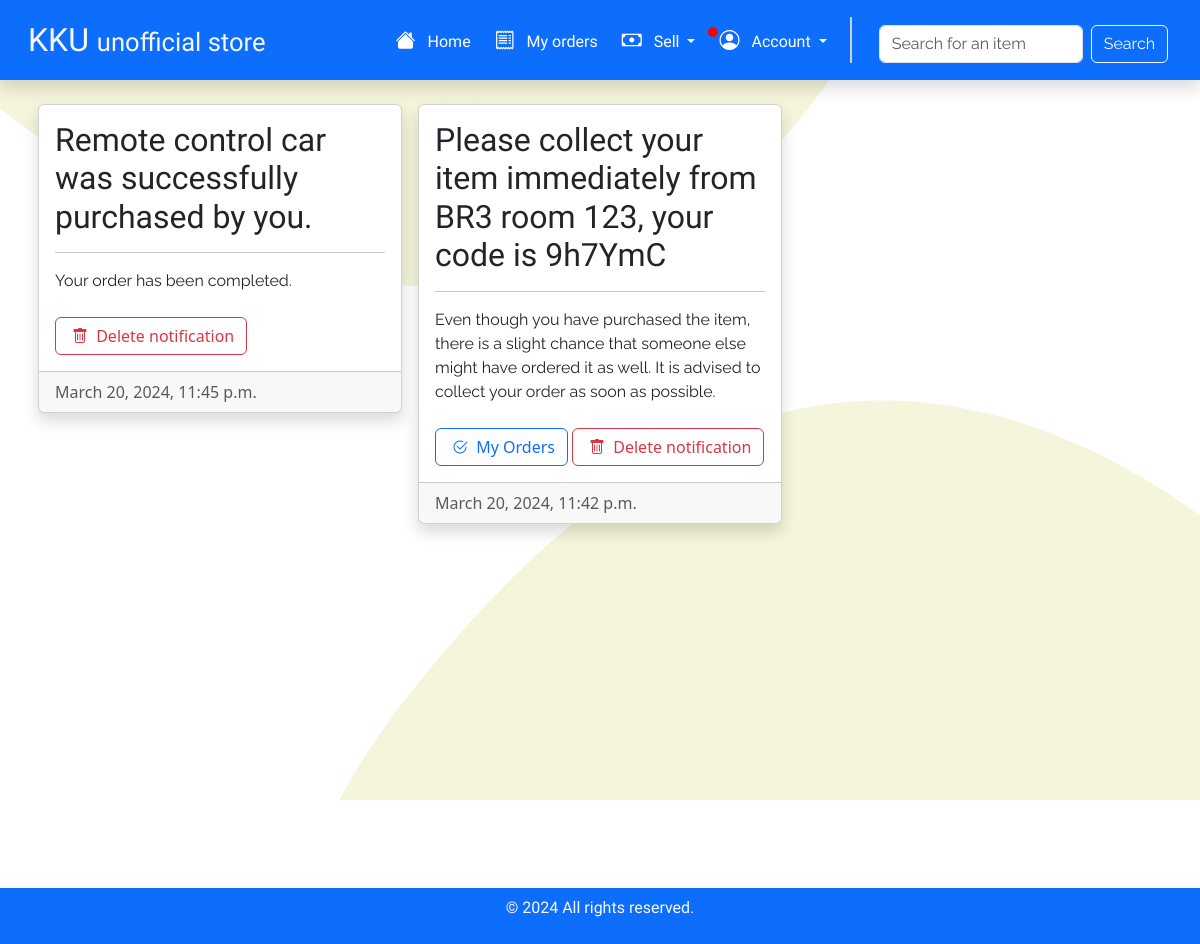
/notifications/ (signed in), run on an earlier commit of the app's database.
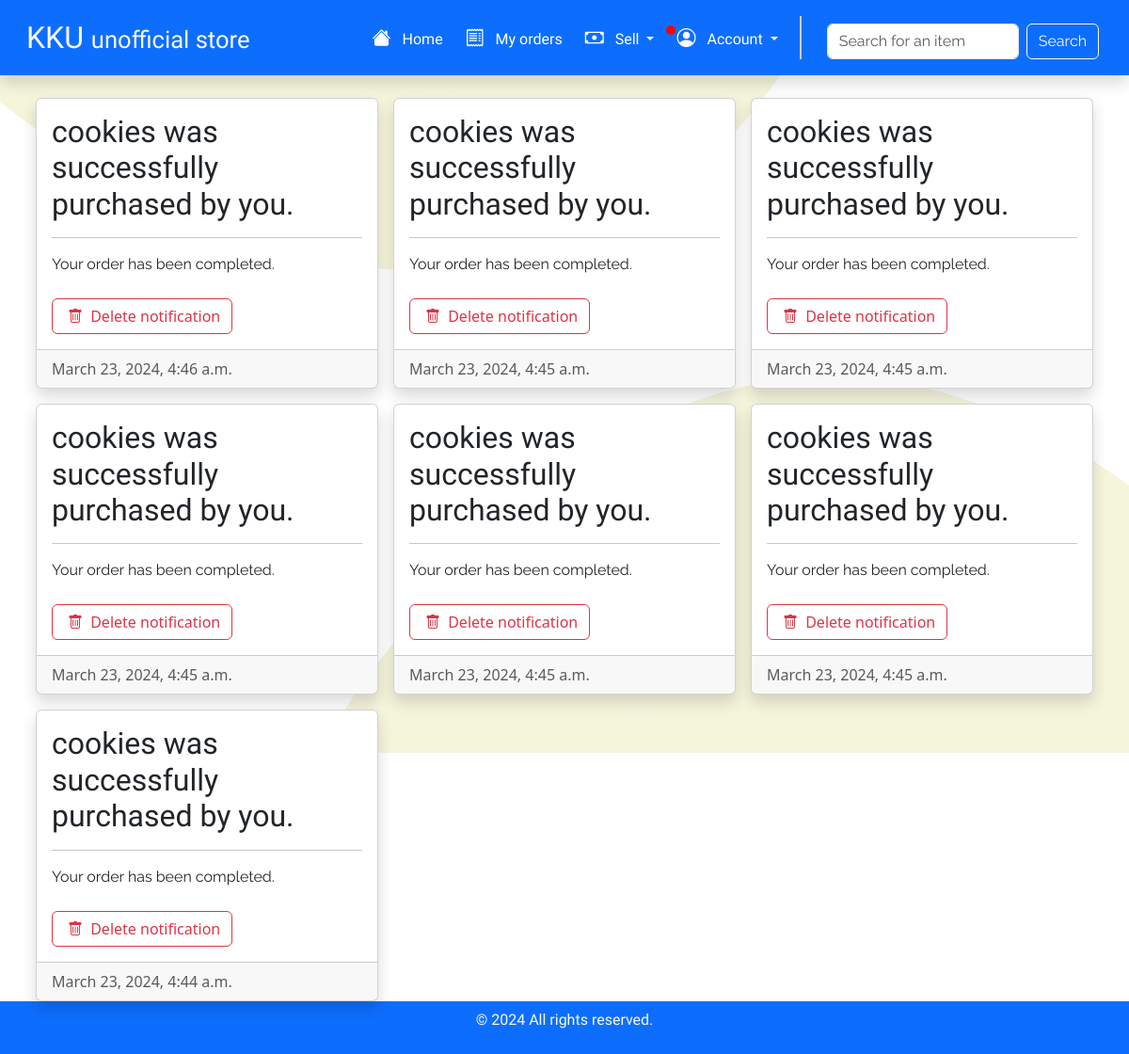
And on a later commit of the database.
### shop/models.py (models this page shows, shortened)
class UserNotification(models.Model):
    username = models.CharField(max_length=128)
    title = models.CharField(max_length=100)
    body = models.CharField(max_length=100)
    date = models.DateTimeField(default=timezone.now)
    task = models.CharField(max_length=20)
    unread = models.BooleanField(default=True)

### shop/views.py (the view)
# urls.py: path('notifications/', views.notifications, name='notifications'),
def notifications(request):
    notifications = UserNotification.objects.filter(username=request.user.username).order_by('-date')
    for notification in notifications:
        notification.unread = False
        notification.save()
    return render(request, "notifications.html", {"notifications": notifications})

### shop/templates/notifications.html (shortened to what this page needs)
{% extends 'layout.html' %}
{% load static %}
{% block body %}
<div class="container">
    <div class="row" style="min-height: 80vh;" data-masonry='{"percentPosition": true }'>
        {% for notification in notifications %}
        <div class="g-3 col-md-4">
            <div class="shadow animate__animated animate__fadeInUp card p-0" style="height: fit-content;">
                <div class="card-body">
                    <h2 class="style-text">{{notification.title}}</h2>
                    <hr>
                    <p class="style-text-2 mb-4">{{notification.body}}</p>
                    {% if notification.task == "show_shop" %}
                    <a href="{% url 'shop:my_shop' %}" class="btn btn-outline-primary"><i class="bi bi-bag mx-1"></i> My
                        Shop</a>
                    {% elif notification.task == "show_order" %}
                    <a href="{% url 'shop:myOrders' %}" class="btn btn-outline-primary"><i
                            class="bi bi-check2-circle mx-1"></i> My Orders</a>
                    {% endif %}
                    <a href="{% url 'shop:delete_notification' notification.id %}" class="btn btn-outline-danger"><i
                            class="bi bi-trash mx-1"></i> Delete notification</a>
                </div>
                <div class="card-footer text-muted">{{notification.date}}</div>
            </div>
        </div>
        {% endfor %}
    </div>
</div>
{% endblock %}

What changed in the data, as far as the page shows it:
removed UserNotification: title "Remote control car was successfully purchased by you.", body "Your order has been completed.", date "March 20, 2024, 11:45 p.m."
removed UserNotification: title "Please collect your item immediately from BR3 room 123, your code is 9h7YmC", body "Even though you have purchased the item, there is a slight chance that someone else might have ordered it as well. It is advised to collect your order as soon as possible.", task "show_order" (drawn), date "March 20, 2024, 11:42 p.m."
added UserNotification: title "cookies was successfully purchased by you.", body "Your order has been completed.", date "March 23, 2024, 4:46 a.m."
added UserNotification: title "cookies was successfully purchased by you.", body "Your order has been completed.", date "March 23, 2024, 4:45 a.m."
added UserNotification: title "cookies was successfully purchased by you.", body "Your order has been completed.", date "March 23, 2024, 4:45 a.m."
added UserNotification: title "cookies was successfully purchased by you.", body "Your order has been completed.", date "March 23, 2024, 4:45 a.m."
added UserNotification: title "cookies was successfully purchased by you.", body "Your order has been completed.", date "March 23, 2024, 4:45 a.m."
added UserNotification: title "cookies was successfully purchased by you.", body "Your order has been completed.", date "March 23, 2024, 4:45 a.m."
added UserNotification: title "cookies was successfully purchased by you.", body "Your order has been completed.", date "March 23, 2024, 4:44 a.m."
